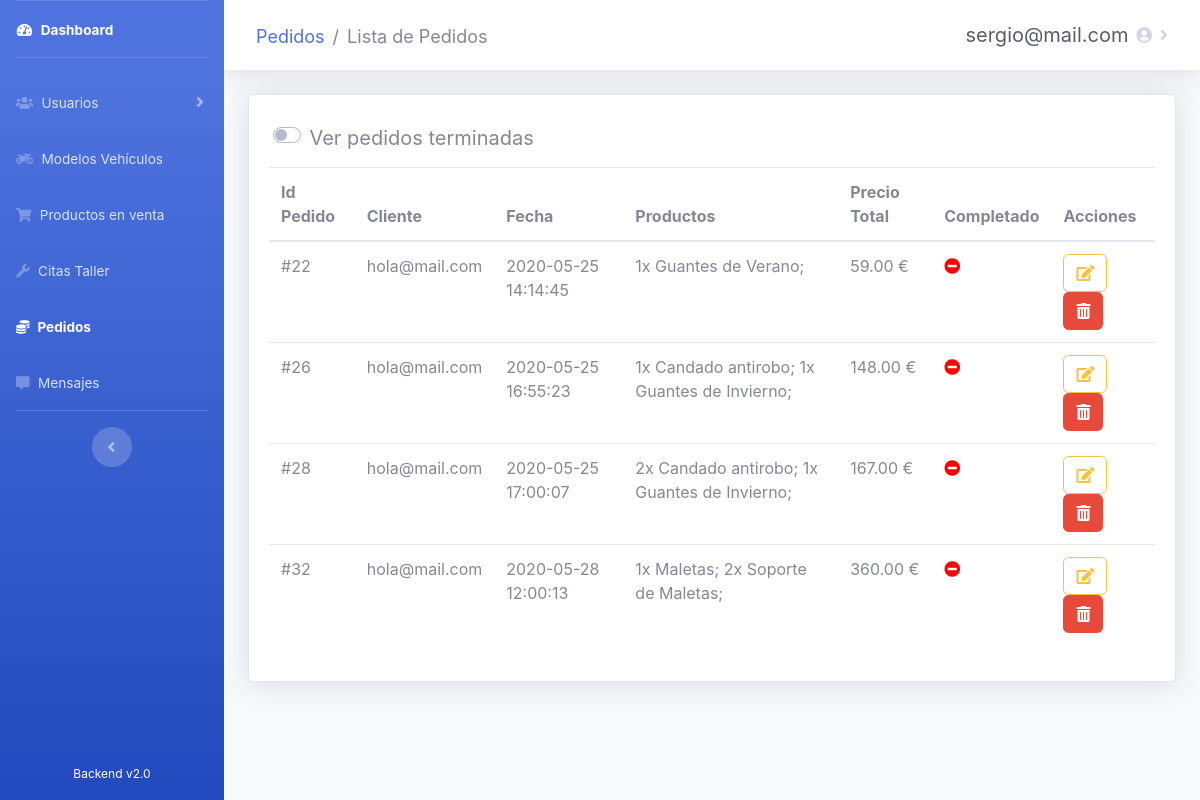
Page /admin/sales/pedidos.php (signed in) on the committed database.
### tables this page shows
CREATE TABLE `ventas` (
  `id_venta` int(10) NOT NULL,
  `id_usuario` int(10) NOT NULL,
  `fecha` datetime NOT NULL,
  `precio_total` double(8,2) NOT NULL,
  `completada` tinyint(1) NOT NULL DEFAULT 0
);

CREATE TABLE `usuarios` (
  `id_usuario` int(10) NOT NULL,
  `email` varchar(20) NOT NULL,
  `password` varchar(60) DEFAULT NULL,
  `nombre` varchar(30) DEFAULT NULL,
  `apellidos` varchar(60) DEFAULT NULL,
  `direccion` varchar(100) DEFAULT NULL,
  `localidad` varchar(30) DEFAULT NULL,
  `provincia` int(10) DEFAULT NULL,
  `cp` int(5) DEFAULT NULL,
  `telefono` int(15) DEFAULT NULL,
  `is_admin` tinyint(1) DEFAULT 0,
  `registrado` tinyint(1) DEFAULT 1
);

CREATE TABLE `venta_productos` (
  `id_venta` int(10) NOT NULL,
  `id_producto` int(10) NOT NULL,
  `cantidad` int(10) DEFAULT NULL
);

CREATE TABLE `productos` (
  `id_producto` int(10) NOT NULL,
  `nombre` varchar(20) NOT NULL,
  `precio` double(10,2) NOT NULL,
  `descripcion` text NOT NULL,
  `stock` int(10) NOT NULL,
  `imagen` mediumblob NOT NULL,
  `is_active` tinyint(1) NOT NULL
);

### admin/sales/pedidos.php (the view, shortened to what this page needs)
<?php
require_once('../recursos/conexionBD.php');
if (!isset($_SESSION['usuario']) and $_SESSION['estado'] != 'Autenticado') {
    header('Location: ../administrar.php');
} else {
    $usuario = $_SESSION['usuario'];
}
?>
<!DOCTYPE html>
<html lang="es">
<head>
    <link rel="stylesheet" href="https://use.fontawesome.com/releases/v5.11.2/css/all.css">
    <link href="../../css/sidebar-admin.css" rel="stylesheet">
    <link rel="stylesheet" type="text/css" href="https://cdn.datatables.net/v/bs4/dt-1.10.21/b-1.6.2/r-2.2.4/datatables.min.css" />
</head>
<body id="page-top">
    <div id="wrapper">
        <ul class="navbar-nav bg-gradient-primary sidebar sidebar-dark accordion" id="accordionSidebar">
            <div class="navbar-nav" style="height: 95%">
                <li class="nav-item active">
                    <a class="nav-link" href="../dashboard.php">
                        <i class="fas fa-fw fa-tachometer-alt"></i>
                        <span>Dashboard</span>
                    </a>
                </li>
                <hr class="sidebar-divider">
                <li class="nav-item">
                    <a class="nav-link collapsed" href="#" data-toggle="collapse" data-target="#collapse3" aria-expanded="true" aria-controls="collapse3">
                        <i class="fas fa-users"></i>
                        <span>Usuarios</span>
                    </a>
                </li>
                <li class="nav-item">
                    <a class="nav-link" href="../vehicles/vehiculos.php">
                        <i class="fas fa-motorcycle"></i>
                        <span>Modelos Vehículos</span>
                    </a>
                </li>
                <li class="nav-item">
                    <a class="nav-link" href="../products/productos.php">
                        <i class="fas fa-shopping-cart"></i>
                        <span>Productos en venta</span>
                    </a>
                </li>
                <li class="nav-item">
                    <a class="nav-link" href="../tasks/citas.php">
                        <i class="fas fa-wrench"></i>
                        <span>Citas Taller</span>
                    </a>
                </li>
                <li class="nav-item active">
                    <a class="nav-link" href="#">
                        <i class="fas fa-coins"></i>
                        <span>Pedidos</span>
                    </a>
                </li>
                <li class="nav-item">
                    <a class="nav-link" href="../messages/mensajes.php">
                        <i class="fas fa-comment-alt"></i>
                        <span>Mensajes</span>
                    </a>
                </li>
                <hr class="sidebar-divider d-none d-md-block">
                <div class="text-center d-none d-md-inline">
                    <button class="rounded-circle border-0" id="sidebarToggle"></button>
                </div>
            </div>
            <div class="text-center">
                <div class="container">
                    <span style="color: white; font-size: 12px">Backend v2.0</span>
                </div>
            </div>
        </ul>
        <div id="content-wrapper" class="d-flex flex-column">
            <div id="content" style="max-height: 100%">
                <nav class="navbar navbar-expand navbar-light bg-white topbar mb-4 static-top shadow">
                    <nav aria-label="breadcrumb">
                        <ol class="breadcrumb">
                            <li class="breadcrumb-item"><a href="#"> Pedidos</a></li>
                            <li class="breadcrumb-item active" aria-current="page">Lista de Pedidos</li>
                        </ol>
                    </nav>
                    <ul class="navbar-nav ml-auto">
                        <li class="nav-item dropdown">
                            <a class="nav-link dropdown-toggle" href="#" id="userDropdown" role="button" data-toggle="dropdown" aria-haspopup="true" aria-expanded="false">
                                <span class="mr-2 d-none d-lg-inline text-gray-800 medium" style="font-size: 20px"><?php print($usuario) ?></span>
                                <i class="fas fa-user-circle"></i>
                            </a>
                        </li>
                    </ul>
                </nav>
                <div class="container-fluid">
                    <div class="card shadow mb-4">
                        <div class="card-body">
                            <div class="custom-switch form-control-lg" style="margin-left: 0.5%; margin-bottom: 0.5%">
                                <label class="custom-control-label" for="verTerminados">Ver pedidos terminadas</label>
                            </div>
                            <div class="table-responsive" id="pedidosPendientes">
                                <table class="table pedidos" cellspacing="0">
                                    <thead>
                                        <tr>
                                            <th>Id Pedido</th>
                                            <th>Cliente</th>
                                            <th>Fecha</th>
                                            <th>Productos</th>
                                            <th>Precio Total</th>
                                            <th>Completado</th>
                                            <th>Acciones</th>
                                        </tr>
                                    </thead>
                                    <tbody>
                                        <?php
                                        $consulta = "SELECT * FROM ventas WHERE completada = 0";
                                        $result = mysqli_query($conexion, $consulta);
                                        while ($fila = mysqli_fetch_array($result)) { ?>
                                            <tr>
                                                <td><?php echo "#" . $fila["id_venta"]; ?></td>
                                                <td><?php $consulta2 = "SELECT usuarios.email FROM ventas
                                                  INNER JOIN usuarios ON ventas.id_usuario = usuarios.id_usuario WHERE ventas.id_venta = $fila[id_venta]";
                                                    $result2 = mysqli_query($conexion, $consulta2);
                                                    while ($fila2 = mysqli_fetch_array($result2)) {
                                                        echo $fila2["email"];
                                                    }
                                                    ?></td>
                                                <td><?php echo $fila["fecha"]; ?></td>
                                                <td><?php $consulta3 = "SELECT productos.nombre, venta_productos.cantidad FROM venta_productos
                                                  INNER JOIN productos ON venta_productos.id_producto = productos.id_producto WHERE venta_productos.id_venta = $fila[id_venta]";
                                                    $result3 = mysqli_query($conexion, $consulta3);
                                                    while ($fila3 = mysqli_fetch_array($result3)) {
                                                        echo $fila3["cantidad"]. "x " . $fila3["nombre"]. "; ";
                                                    }
                                                    ?></td>
                                                <td><?php echo $fila["precio_total"] . " €"; ?></td>
                                                <td><?php echo "<span class='fas fa-minus-circle' title='No realizado' style='color:red'></span>"; ?></td>
                                                <td>
                                                    <a class="btn btn-outline-warning noFocus" href="#" title="Cambiar estado de pedido" onclick="cambiarEstadoPedido('<?php echo $fila["id_venta"]; ?>');"><i class='fas fa-edit'></i></a>
                                                    <a class="btn btn-danger noFocus" title="Anular Pedido" style="cursor: pointer;" onclick="borrarPedido('<?php echo $fila["id_venta"]; ?>');"><i class="fas fa-trash-alt" style="color: white"></i></a>
                                                </td>
                                            </tr>
                                        <?php }; ?>
                                    </tbody>
                                </table>
                            </div>
                        </div>
                    </div>
                </div>
            </div>
        </div>
    </div>
</body>
</html>

### rows in the picture
ventas: id_venta "22", fecha "2020-05-25 14:14:45", precio_total "59.00"
usuarios: email "hola@mail.com"
venta_productos: cantidad "1", id_producto.nombre "Guantes de Verano"
ventas: id_venta "26", fecha "2020-05-25 16:55:23", precio_total "148.00"
venta_productos: cantidad "1", id_producto.nombre "Candado antirobo"
venta_productos: cantidad "1", id_producto.nombre "Guantes de Invierno"
ventas: id_venta "28", fecha "2020-05-25 17:00:07", precio_total "167.00"
venta_productos: cantidad "2", id_producto.nombre "Candado antirobo"
venta_productos: cantidad "1", id_producto.nombre "Guantes de Invierno"
ventas: id_venta "32", fecha "2020-05-28 12:00:13", precio_total "360.00"
venta_productos: cantidad "1", id_producto.nombre "Maletas"
venta_productos: cantidad "2", id_producto.nombre "Soporte de Maletas"

### other values in the picture
$usuario "sergio@mail.com"
